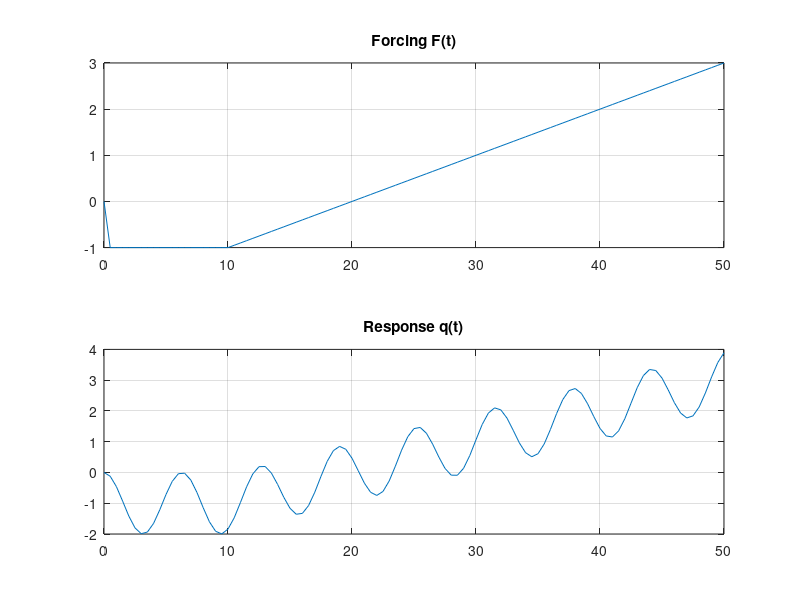

MATLAB code for this plot: (Note: this script raises an error after producing the figure.)
% Example 2-12 using Matlab - Analytical and Numerical
clear all; close all

% Parameter values
M = 1; K = 1; wn = sqrt(K/M); F0 = 1;
T = 10;
q_0 = 0; q_dot_0 = 0; % zero initial conditions! qIC=0

% Time Vector
ts = [0:0.5:50];

% Forcing - sum of step and ramp
% note h(t) written as (t>0) in Matlab
F = -F0*(ts>0) + (F0/T).*(ts-T).*(ts-T>0);

%% Analytical Solution

% Unit step and ramp responses from Ginsberg - includes particular and 
% complimentary solutions
qs = @(t) (1/(M*wn^2))*(1-cos(wn*t))*(t>0)
qr = @(t) (1/(M*wn^3))*(wn*t-sin(wn*t))*(t>0)
    % Note, when creating an anonymous function like this, it sees any
    % variables that are already defined (like M and wn) and uses the
    % values in the Matlab workspace WHEN IT IS CREATED for those.

% Response is a sum of step and ramp responses
for k = 1:length(ts)
    q(k) = -F0*qs(ts(k))+(F0/T)*qr(ts(k)-T);
end

figure(1)
subplot(2,1,1)
plot(ts,F); grid on;
title('Forcing F(t)');
subplot(2,1,2);
plot(ts,q); grid on;
title('Response q(t)');

%% Solution using ODE45

% Define equations of motion in eom_2_12.m
% Note - ode45 requires only the time span, not the whole time vector
tic
[tout,yout] = ode45('eom_2_12',[ts(1),ts(end)],[q_0; q_dot_0]);
t_ode = toc

q_ode = yout(:,1); % the first of the y variables is q(t), the second is q_dot(t)

% Add red dots to plot above
hold on; plot(tout,q_ode,'r.'); hold off;

%% Another option - lsim - requires control system toolbox
% Define Linear State Space System Matrices
 A = [0, 1;
     -M/K, 0];
 B = [0; 1];
 C = [1, 0]; 
 D = 0;
 % Collect into a matlab State Space (SS) model
%  sys = ss(A,B,C,D);
% 
%  tic
%  q_lsim = lsim(sys,F,ts,[q_0; q_dot_0]);
%  t_lsim = toc
% 
%  % Add green circles to plot above for lsim result
% hold on; plot(ts,q_lsim,'go'); hold off;
% legend('Analytical','ode45','lsim','Location','NorthWest');